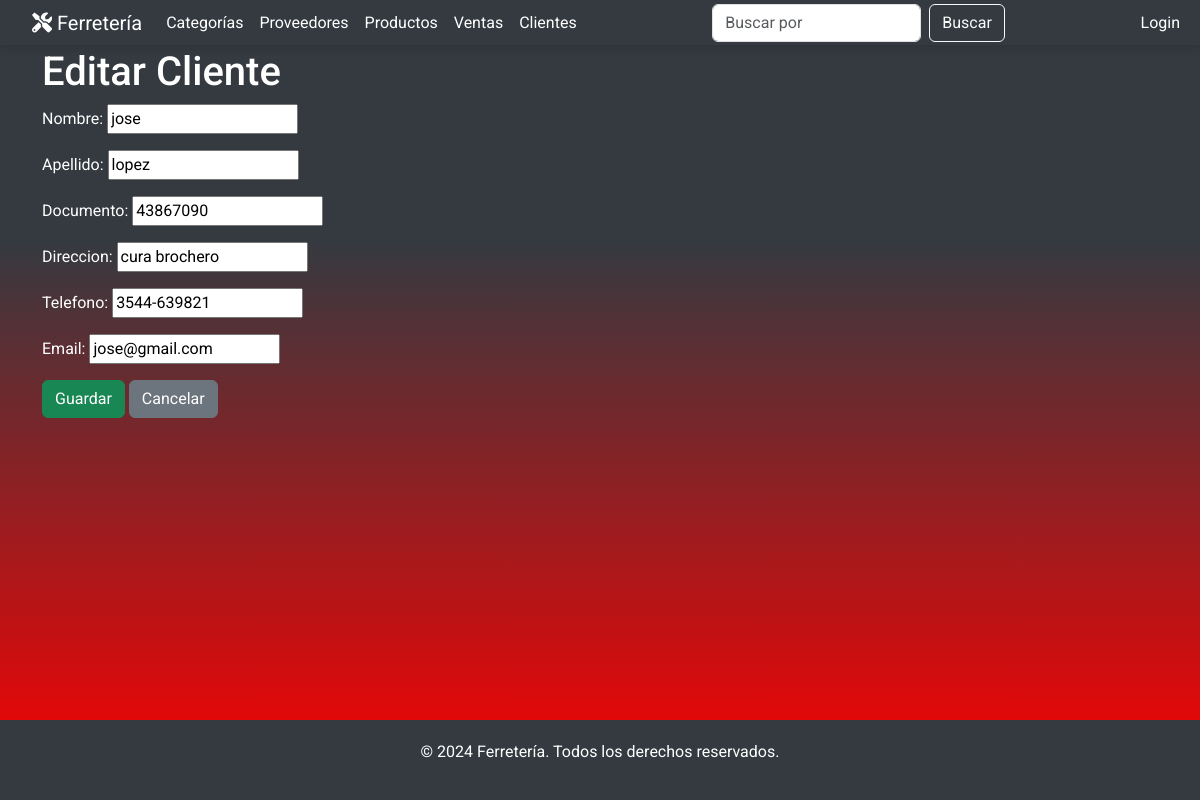
Page /clientes/editar/1/ on the committed database.
### miAplicacion/models.py (models this page shows, shortened)
class Cliente(models.Model):
    nombre = models.CharField(max_length=50)
    apellido = models.CharField(max_length=100)
    documento = models.CharField(max_length=50)
    direccion = models.CharField(max_length=200, default='', blank=True)
    telefono = models.CharField(max_length=15)
    email = models.EmailField(default='', blank=True)

### miAplicacion/views.py (the view)
# urls.py: path('clientes/editar/<int:pk>/', views.cliente_editar, name='cliente_editar'),
def cliente_editar(request, pk):
    cliente = get_object_or_404(Cliente, pk=pk)
    if request.method == 'POST':
        form = ClienteForm(request.POST, instance=cliente)
        if form.is_valid():
            form.save()
            return redirect('cliente_lista')
    else:
        form = ClienteForm(instance=cliente)
    return render(request, 'clientes/cliente_form.html', {'form': form})

### miAplicacion/forms.py
class ClienteForm(forms.ModelForm):
    class Meta:
        model = Cliente
        fields = ['nombre', 'apellido', 'documento', 'direccion', 'telefono', 'email']

### miAplicacion/templates/clientes/cliente_form.html (shortened to what this page needs)
{% extends 'base.html' %}
{% block content %}
<div class="container my-5">
    <h1>{% if form.instance.pk %}Editar Cliente{% else %}Agregar Cliente{% endif %}</h1>
    <form method="post">
        {{ form.as_p }}
        <button type="submit" class="btn btn-success">{% if form.instance.pk %}Guardar{% else %}Agregar{% endif %}</button>
        <a href="{% url 'cliente_lista' %}" class="btn btn-secondary">Cancelar</a>
    </form>
</div>
{% endblock %}

### miAplicacion/templates/base.html (style rules this page uses)
html, body { margin: 0; padding: 0; height: 100%; }
body { font-family: 'Roboto', sans-serif; background-color: #f8f9fa; color: #333; display: flex; flex-direction: column; min-height: 100vh; }

### rows in the picture
Cliente: nombre "jose", apellido "lopez", documento "43867090", direccion "cura brochero", telefono "3544-639821", email "jose@gmail.com"
